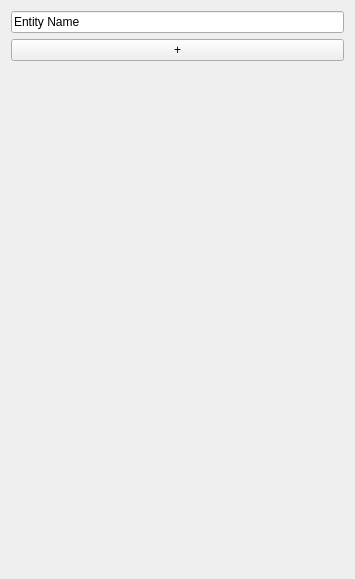
<?xml version="1.0" encoding="UTF-8"?>
<ui version="4.0">
 <class>Inspector</class>
 <widget class="QWidget" name="Inspector">
  <property name="geometry">
   <rect>
    <x>0</x>
    <y>0</y>
    <width>355</width>
    <height>579</height>
   </rect>
  </property>
  <property name="windowTitle">
   <string>Form</string>
  </property>
  <layout class="QVBoxLayout" name="verticalLayout">
   <item>
    <widget class="QLineEdit" name="entityName">
     <property name="enabled">
      <bool>true</bool>
     </property>
     <property name="sizePolicy">
      <sizepolicy hsizetype="MinimumExpanding" vsizetype="Fixed">
       <horstretch>0</horstretch>
       <verstretch>0</verstretch>
      </sizepolicy>
     </property>
     <property name="text">
      <string>Entity Name</string>
     </property>
    </widget>
   </item>
   <item>
    <layout class="QVBoxLayout" name="componentsLayout">
     <property name="topMargin">
      <number>0</number>
     </property>
    </layout>
   </item>
   <item>
    <widget class="QPushButton" name="addComponentButton">
     <property name="sizePolicy">
      <sizepolicy hsizetype="MinimumExpanding" vsizetype="Fixed">
       <horstretch>0</horstretch>
       <verstretch>0</verstretch>
      </sizepolicy>
     </property>
     <property name="text">
      <string>+</string>
     </property>
    </widget>
   </item>
   <item>
    <spacer name="verticalSpacer">
     <property name="orientation">
      <enum>Qt::Vertical</enum>
     </property>
     <property name="sizeHint" stdset="0">
      <size>
       <width>20</width>
       <height>532</height>
      </size>
     </property>
    </spacer>
   </item>
  </layout>
 </widget>
 <resources/>
 <connections/>
</ui>
